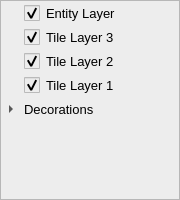
<?xml version="1.0" encoding="UTF-8"?>
<ui version="4.0">
 <class>LayerDockWidget</class>
 <widget class="QDockWidget" name="LayerDockWidget">
  <property name="enabled">
   <bool>true</bool>
  </property>
  <property name="geometry">
   <rect>
    <x>0</x>
    <y>0</y>
    <width>180</width>
    <height>200</height>
   </rect>
  </property>
  <property name="sizePolicy">
   <sizepolicy hsizetype="Preferred" vsizetype="Preferred">
    <horstretch>0</horstretch>
    <verstretch>0</verstretch>
   </sizepolicy>
  </property>
  <property name="minimumSize">
   <size>
    <width>100</width>
    <height>101</height>
   </size>
  </property>
  <property name="styleSheet">
   <string notr="true"/>
  </property>
  <property name="features">
   <set>QDockWidget::AllDockWidgetFeatures</set>
  </property>
  <property name="allowedAreas">
   <set>Qt::BottomDockWidgetArea|Qt::LeftDockWidgetArea|Qt::RightDockWidgetArea</set>
  </property>
  <property name="windowTitle">
   <string>Layer View</string>
  </property>
  <widget class="QWidget" name="dockWidgetContents">
   <property name="styleSheet">
    <string notr="true"/>
   </property>
   <layout class="QVBoxLayout" name="verticalLayout_2">
    <property name="spacing">
     <number>0</number>
    </property>
    <property name="leftMargin">
     <number>0</number>
    </property>
    <property name="topMargin">
     <number>0</number>
    </property>
    <property name="rightMargin">
     <number>0</number>
    </property>
    <property name="bottomMargin">
     <number>0</number>
    </property>
    <item>
     <widget class="QTreeWidget" name="m_layerTreeWidget">
      <property name="font">
       <font>
        <pointsize>10</pointsize>
       </font>
      </property>
      <property name="styleSheet">
       <string notr="true">QTreeWidget {
background-color: rgb(237, 237, 237);
selection-color: rgb(0, 0, 0);
selection-background-color: rgb(225, 202, 251);
}
QTreeWidget::indicator {
width: 16px; height: 16px;
}
QTreeWidget::indicator:unchecked {
image: url(:/layerSelectionWidget/images/eyeBox_unchecked.png);
}
QTreeWidget::indicator:unchecked:hover {
image: url(:/layerSelectionWidget/images/eyeBox_unchecked.png);
}
QTreeWidget::indicator:unchecked:pressed {
image: url(:/layerSelectionWidget/images/eyeBox_unchecked.png);
}
QTreeWidget::indicator:checked {
image: url(:/layerSelectionWidget/images/eyeBox_checked.png);
}
QTreeWidget::indicator:checked:hover {
image: url(:/layerSelectionWidget/images/eyeBox_checked.png);
}
QTreeWidget::indicator:checked:pressed {
image: url(:/layerSelectionWidget/images/eyeBox_checked.png);
}
QTreeWidget::item {
height: 24px;
}</string>
      </property>
      <property name="frameShadow">
       <enum>QFrame::Sunken</enum>
      </property>
      <property name="alternatingRowColors">
       <bool>false</bool>
      </property>
      <property name="selectionBehavior">
       <enum>QAbstractItemView::SelectRows</enum>
      </property>
      <property name="iconSize">
       <size>
        <width>0</width>
        <height>0</height>
       </size>
      </property>
      <property name="itemsExpandable">
       <bool>true</bool>
      </property>
      <attribute name="headerVisible">
       <bool>false</bool>
      </attribute>
      <column>
       <property name="text">
        <string>Layers</string>
       </property>
       <property name="font">
        <font>
         <family>MS Sans Serif</family>
        </font>
       </property>
      </column>
      <item>
       <property name="text">
        <string>Entity Layer</string>
       </property>
       <property name="whatsThis">
        <string>1</string>
       </property>
       <property name="checkState">
        <enum>Checked</enum>
       </property>
       <property name="flags">
        <set>ItemIsSelectable|ItemIsUserCheckable|ItemIsEnabled</set>
       </property>
      </item>
      <item>
       <property name="text">
        <string>Tile Layer 3</string>
       </property>
       <property name="whatsThis">
        <string>2</string>
       </property>
       <property name="checkState">
        <enum>Checked</enum>
       </property>
       <property name="flags">
        <set>ItemIsSelectable|ItemIsUserCheckable|ItemIsEnabled</set>
       </property>
      </item>
      <item>
       <property name="text">
        <string>Tile Layer 2</string>
       </property>
       <property name="whatsThis">
        <string>3</string>
       </property>
       <property name="checkState">
        <enum>Checked</enum>
       </property>
       <property name="flags">
        <set>ItemIsSelectable|ItemIsUserCheckable|ItemIsEnabled</set>
       </property>
      </item>
      <item>
       <property name="text">
        <string>Tile Layer 1</string>
       </property>
       <property name="whatsThis">
        <string>4</string>
       </property>
       <property name="checkState">
        <enum>Checked</enum>
       </property>
       <property name="flags">
        <set>ItemIsSelectable|ItemIsUserCheckable|ItemIsEnabled</set>
       </property>
      </item>
      <item>
       <property name="text">
        <string>Decorations</string>
       </property>
       <property name="flags">
        <set>ItemIsEnabled</set>
       </property>
       <item>
        <property name="text">
         <string>Collision</string>
        </property>
        <property name="whatsThis">
         <string>5</string>
        </property>
        <property name="checkState">
         <enum>Unchecked</enum>
        </property>
        <property name="flags">
         <set>ItemIsUserCheckable|ItemIsEnabled</set>
        </property>
       </item>
       <item>
        <property name="text">
         <string>Inactive Layers</string>
        </property>
        <property name="whatsThis">
         <string>6</string>
        </property>
        <property name="checkState">
         <enum>Unchecked</enum>
        </property>
        <property name="flags">
         <set>ItemIsUserCheckable|ItemIsEnabled</set>
        </property>
       </item>
       <item>
        <property name="text">
         <string>Elevation</string>
        </property>
        <property name="whatsThis">
         <string>7</string>
        </property>
        <property name="checkState">
         <enum>Unchecked</enum>
        </property>
        <property name="flags">
         <set>ItemIsUserCheckable|ItemIsEnabled</set>
        </property>
       </item>
       <item>
        <property name="text">
         <string>Indeces</string>
        </property>
        <property name="whatsThis">
         <string>8</string>
        </property>
        <property name="checkState">
         <enum>Unchecked</enum>
        </property>
        <property name="flags">
         <set>ItemIsUserCheckable|ItemIsEnabled</set>
        </property>
       </item>
       <item>
        <property name="text">
         <string>Z-Tran</string>
        </property>
        <property name="whatsThis">
         <string>9</string>
        </property>
        <property name="checkState">
         <enum>Unchecked</enum>
        </property>
        <property name="flags">
         <set>ItemIsUserCheckable|ItemIsEnabled</set>
        </property>
       </item>
       <item>
        <property name="text">
         <string>Orientation</string>
        </property>
        <property name="whatsThis">
         <string>10</string>
        </property>
        <property name="checkState">
         <enum>Unchecked</enum>
        </property>
        <property name="flags">
         <set>ItemIsUserCheckable|ItemIsEnabled</set>
        </property>
       </item>
       <item>
        <property name="text">
         <string>Plane</string>
        </property>
        <property name="whatsThis">
         <string>11</string>
        </property>
        <property name="checkState">
         <enum>Unchecked</enum>
        </property>
        <property name="flags">
         <set>ItemIsUserCheckable|ItemIsEnabled</set>
        </property>
       </item>
      </item>
     </widget>
    </item>
   </layout>
  </widget>
 </widget>
 <resources/>
 <connections/>
</ui>
